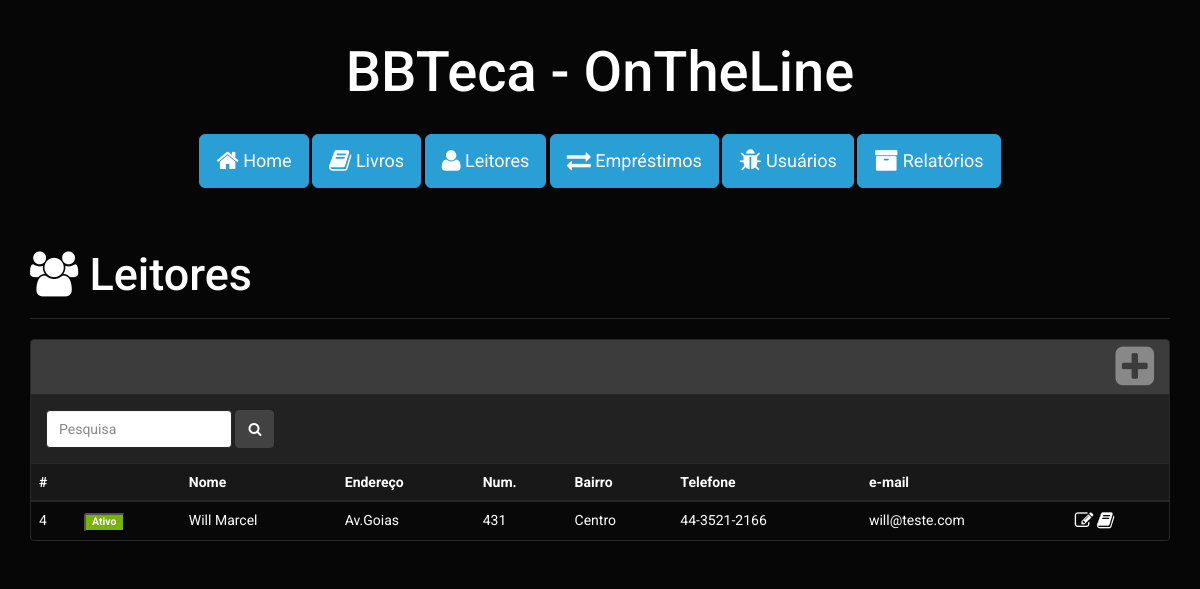
Page /leitor-listar.php (signed in) on the earlier database version.
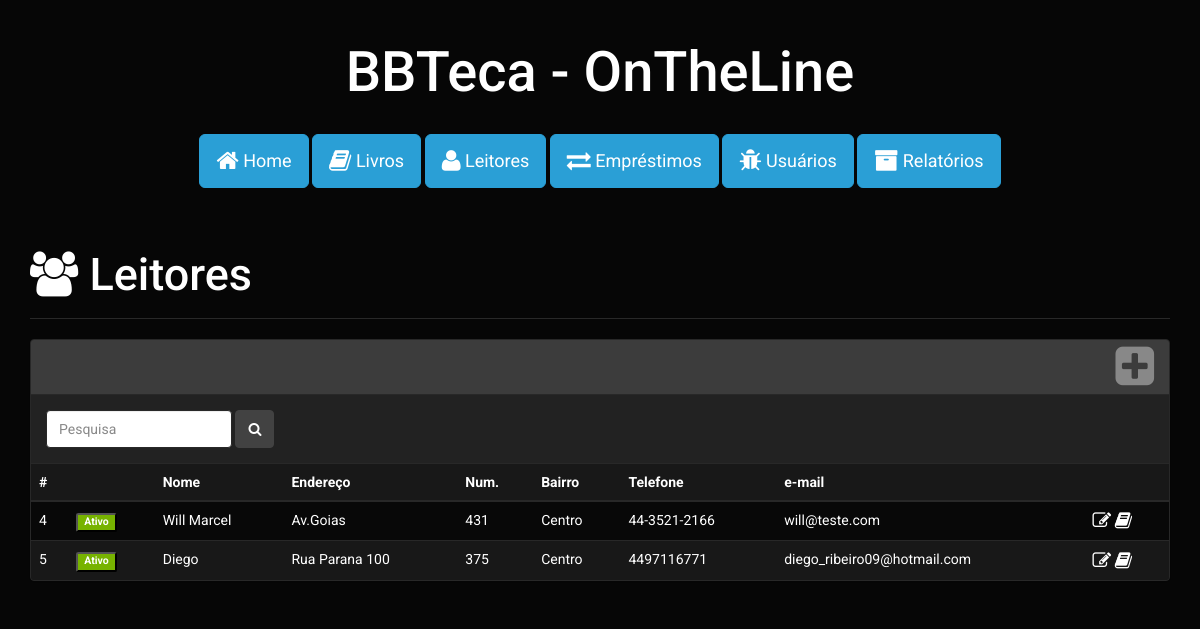
Same page on the later database version.
### tables this page shows
CREATE TABLE `leitor` (
  `cod_leitor` int(11) NOT NULL,
  `nome` varchar(30) NOT NULL,
  `endereco` varchar(30) NOT NULL,
  `num_endereco` varchar(12) NOT NULL,
  `bairro` varchar(30) NOT NULL,
  `telefone` varchar(15) NOT NULL,
  `email` varchar(30) NOT NULL,
  `status` char(1) NOT NULL
);

### leitor-listar.php (the view, shortened to what this page needs)
<?php
require './lib/funcoes.php';
require './lib/conexao.php';
$q ='';
?>
<!DOCTYPE html>
<html lang="pt-br">
  <head>
  </head>
  <body>
<div class="container">
<div class="page-header ">
  <h2><i class="fa fa-group"></i> Leitores</h2>
</div>
<div class="panel panel-default ">
  <div class="panel-heading clearfix ">
    <div class="btn-group pull-right" >
    <i class="fa fa-plus-square fa-lg" data-toggle="modal" data-target="#cadLeitor"></i>
    </div>
  </div>
  <div class="panel-body">
    <form class="form-inline" role="form" method="get" action="">
      <div class="form-group">
        <input type="search" class="form-control" id="fq" name="q" placeholder="Pesquisa" value="<?php echo $q; ?>">
      </div>
      <button type="submit" class="btn btn-default"><i class="fa fa-search"></i> </button>
    </form>
  </div>
    <table class="table table-striped table-hover">
    <thead>
      <tr>
        <th>#</th>
        <th></th>
        <th>Nome</th>
        <th>Endereço</th>
        <th>Num.</th>
        <th>Bairro</th>
        <th>Telefone</th>
        <th>e-mail</th>
        <th></th>
      </tr>
    </thead>
    <tbody>
      <?php
        $sql = "Select cod_leitor, nome, endereco, num_endereco, bairro, telefone, email, status from leitor";
        $consulta = mysqli_query($con,$sql);
        while( $resultado = mysqli_fetch_assoc($consulta)){
      ?>
      <tr>
        <td><?php echo $resultado['cod_leitor'];   ?></td>
        <td>
          <?php if($resultado['status'] == 1){  ?>
          <button data-toggle="modal" data-target="#statusLeitor"
          data-whatever="<?php echo $resultado['cod_leitor']; ?>"
          data-whatevernome="<?php echo $resultado['nome']; ?>"
          data-whateverstatus="<?php echo $resultado['status']; ?>"
          title="Alterar Status"
          class="label label-success">Ativo</button>
          <?php } ?>
        </td>
        <td><?php echo $resultado['nome'];?></td>
        <td><?php echo $resultado['endereco'];?></td>
        <td><?php echo $resultado['num_endereco'];?></td>
        <td><?php echo $resultado['bairro'];?></td>
        <td><?php echo $resultado['telefone'];?></td>
        <td><?php echo $resultado['email'];?></td>
        <td>
            <a data-toggle="modal" data-target="#editarLeitor"
            data-whatever="<?php echo $resultado['cod_leitor']; ?>"
            data-whatevernome="<?php echo $resultado['nome']; ?>"
            data-whateverendereco="<?php echo $resultado['endereco']; ?>"
            data-whatevernum_endereco="<?php echo $resultado['num_endereco']; ?>"
            data-whateverbairro="<?php echo $resultado['bairro']; ?>"
            data-whatevertelefone="<?php echo $resultado['telefone']; ?>"
            data-whateveremail="<?php echo $resultado['email']; ?>"
            title="Editar Leitor"><i class="fa fa-edit fa-lg"></i></a>
            <a href="emprestimos-novo.php?idleitor=<?php echo $resultado['cod_leitor'];?>" title="Emprestimos"><i class="fa fa-book fa-lg"></i></a>
        </td>
      </tr><?php
    }
      ?>
    </tbody>
  </table>
</div>
</div>
</body>
</html>

Differences in the rows shown:
added leitor: cod_leitor "5", nome "Diego", endereco "Rua Parana 100", num_endereco "375", bairro "Centro", telefone "4497116771", email "diego_ribeiro09@hotmail.com"
